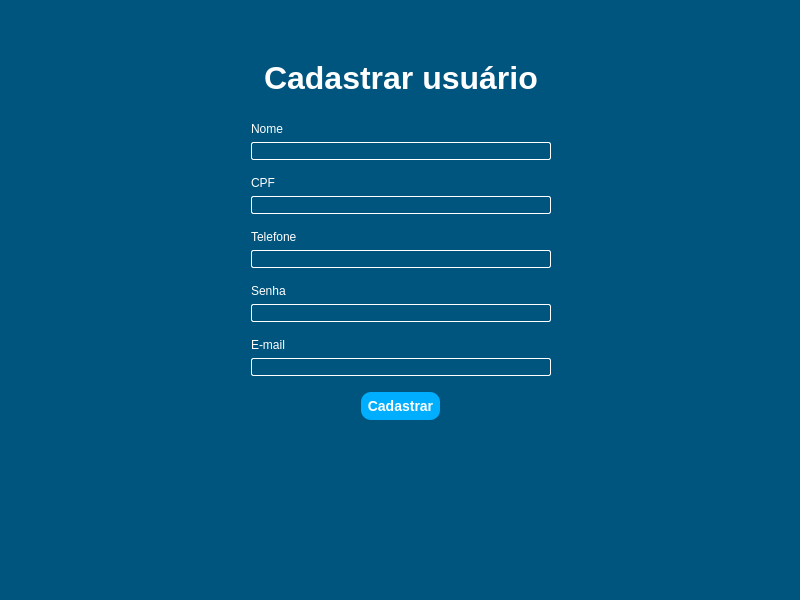
<?xml version="1.0" encoding="UTF-8"?>
<ui version="4.0">
 <class>CadastroUser</class>
 <widget class="QMainWindow" name="CadastroUser">
  <property name="geometry">
   <rect>
    <x>0</x>
    <y>0</y>
    <width>800</width>
    <height>600</height>
   </rect>
  </property>
  <property name="sizePolicy">
   <sizepolicy hsizetype="Preferred" vsizetype="Fixed">
    <horstretch>0</horstretch>
    <verstretch>0</verstretch>
   </sizepolicy>
  </property>
  <property name="palette">
   <palette>
    <active>
     <colorrole role="Text">
      <brush brushstyle="SolidPattern">
       <color alpha="255">
        <red>255</red>
        <green>255</green>
        <blue>255</blue>
       </color>
      </brush>
     </colorrole>
     <colorrole role="Base">
      <brush brushstyle="SolidPattern">
       <color alpha="255">
        <red>255</red>
        <green>255</green>
        <blue>255</blue>
       </color>
      </brush>
     </colorrole>
     <colorrole role="Window">
      <brush brushstyle="SolidPattern">
       <color alpha="255">
        <red>0</red>
        <green>85</green>
        <blue>127</blue>
       </color>
      </brush>
     </colorrole>
    </active>
    <inactive>
     <colorrole role="Text">
      <brush brushstyle="SolidPattern">
       <color alpha="255">
        <red>255</red>
        <green>255</green>
        <blue>255</blue>
       </color>
      </brush>
     </colorrole>
     <colorrole role="Base">
      <brush brushstyle="SolidPattern">
       <color alpha="255">
        <red>255</red>
        <green>255</green>
        <blue>255</blue>
       </color>
      </brush>
     </colorrole>
     <colorrole role="Window">
      <brush brushstyle="SolidPattern">
       <color alpha="255">
        <red>0</red>
        <green>85</green>
        <blue>127</blue>
       </color>
      </brush>
     </colorrole>
    </inactive>
    <disabled>
     <colorrole role="Text">
      <brush brushstyle="SolidPattern">
       <color alpha="255">
        <red>120</red>
        <green>120</green>
        <blue>120</blue>
       </color>
      </brush>
     </colorrole>
     <colorrole role="Base">
      <brush brushstyle="SolidPattern">
       <color alpha="255">
        <red>0</red>
        <green>85</green>
        <blue>127</blue>
       </color>
      </brush>
     </colorrole>
     <colorrole role="Window">
      <brush brushstyle="SolidPattern">
       <color alpha="255">
        <red>0</red>
        <green>85</green>
        <blue>127</blue>
       </color>
      </brush>
     </colorrole>
    </disabled>
   </palette>
  </property>
  <property name="windowTitle">
   <string>MainWindow</string>
  </property>
  <widget class="QWidget" name="centralwidget">
   <property name="palette">
    <palette>
     <active>
      <colorrole role="WindowText">
       <brush brushstyle="SolidPattern">
        <color alpha="255">
         <red>255</red>
         <green>255</green>
         <blue>255</blue>
        </color>
       </brush>
      </colorrole>
      <colorrole role="Text">
       <brush brushstyle="SolidPattern">
        <color alpha="255">
         <red>0</red>
         <green>0</green>
         <blue>0</blue>
        </color>
       </brush>
      </colorrole>
     </active>
     <inactive>
      <colorrole role="WindowText">
       <brush brushstyle="SolidPattern">
        <color alpha="255">
         <red>255</red>
         <green>255</green>
         <blue>255</blue>
        </color>
       </brush>
      </colorrole>
      <colorrole role="Text">
       <brush brushstyle="SolidPattern">
        <color alpha="255">
         <red>0</red>
         <green>0</green>
         <blue>0</blue>
        </color>
       </brush>
      </colorrole>
     </inactive>
     <disabled>
      <colorrole role="WindowText">
       <brush brushstyle="SolidPattern">
        <color alpha="255">
         <red>120</red>
         <green>120</green>
         <blue>120</blue>
        </color>
       </brush>
      </colorrole>
      <colorrole role="Text">
       <brush brushstyle="SolidPattern">
        <color alpha="255">
         <red>120</red>
         <green>120</green>
         <blue>120</blue>
        </color>
       </brush>
      </colorrole>
     </disabled>
    </palette>
   </property>
   <widget class="QWidget" name="horizontalLayoutWidget">
    <property name="geometry">
     <rect>
      <x>0</x>
      <y>0</y>
      <width>801</width>
      <height>639</height>
     </rect>
    </property>
    <layout class="QHBoxLayout" name="horizontalLayout">
     <item>
      <spacer name="horizontalSpacer">
       <property name="orientation">
        <enum>Qt::Horizontal</enum>
       </property>
       <property name="sizeHint" stdset="0">
        <size>
         <width>40</width>
         <height>20</height>
        </size>
       </property>
      </spacer>
     </item>
     <item>
      <layout class="QVBoxLayout" name="verticalLayout">
       <property name="sizeConstraint">
        <enum>QLayout::SetFixedSize</enum>
       </property>
       <item>
        <spacer name="verticalSpacer_8">
         <property name="orientation">
          <enum>Qt::Vertical</enum>
         </property>
         <property name="sizeType">
          <enum>QSizePolicy::Fixed</enum>
         </property>
         <property name="sizeHint" stdset="0">
          <size>
           <width>20</width>
           <height>60</height>
          </size>
         </property>
        </spacer>
       </item>
       <item alignment="Qt::AlignHCenter|Qt::AlignVCenter">
        <widget class="QLabel" name="label">
         <property name="palette">
          <palette>
           <active>
            <colorrole role="Text">
             <brush brushstyle="SolidPattern">
              <color alpha="255">
               <red>0</red>
               <green>0</green>
               <blue>0</blue>
              </color>
             </brush>
            </colorrole>
           </active>
           <inactive>
            <colorrole role="Text">
             <brush brushstyle="SolidPattern">
              <color alpha="255">
               <red>0</red>
               <green>0</green>
               <blue>0</blue>
              </color>
             </brush>
            </colorrole>
           </inactive>
           <disabled>
            <colorrole role="Text">
             <brush brushstyle="SolidPattern">
              <color alpha="255">
               <red>120</red>
               <green>120</green>
               <blue>120</blue>
              </color>
             </brush>
            </colorrole>
           </disabled>
          </palette>
         </property>
         <property name="font">
          <font>
           <pointsize>24</pointsize>
           <weight>75</weight>
           <bold>true</bold>
          </font>
         </property>
         <property name="text">
          <string>Cadastrar usuário</string>
         </property>
        </widget>
       </item>
       <item>
        <spacer name="verticalSpacer_2">
         <property name="orientation">
          <enum>Qt::Vertical</enum>
         </property>
         <property name="sizeType">
          <enum>QSizePolicy::Fixed</enum>
         </property>
         <property name="sizeHint" stdset="0">
          <size>
           <width>20</width>
           <height>20</height>
          </size>
         </property>
        </spacer>
       </item>
       <item alignment="Qt::AlignLeft">
        <widget class="QLabel" name="label_2">
         <property name="text">
          <string>Nome</string>
         </property>
        </widget>
       </item>
       <item alignment="Qt::AlignHCenter">
        <widget class="QLineEdit" name="nNome">
         <property name="sizePolicy">
          <sizepolicy hsizetype="Fixed" vsizetype="Fixed">
           <horstretch>0</horstretch>
           <verstretch>0</verstretch>
          </sizepolicy>
         </property>
         <property name="minimumSize">
          <size>
           <width>300</width>
           <height>0</height>
          </size>
         </property>
         <property name="styleSheet">
          <string notr="true">background-color: rgb(0, 85, 127);
color: white;
border: 1px solid;
border-radius: 2px;
border-color: white</string>
         </property>
        </widget>
       </item>
       <item>
        <spacer name="verticalSpacer_6">
         <property name="orientation">
          <enum>Qt::Vertical</enum>
         </property>
         <property name="sizeType">
          <enum>QSizePolicy::Fixed</enum>
         </property>
         <property name="sizeHint" stdset="0">
          <size>
           <width>20</width>
           <height>10</height>
          </size>
         </property>
        </spacer>
       </item>
       <item alignment="Qt::AlignLeft">
        <widget class="QLabel" name="label_3">
         <property name="text">
          <string>CPF</string>
         </property>
        </widget>
       </item>
       <item alignment="Qt::AlignHCenter">
        <widget class="QLineEdit" name="nCpf">
         <property name="sizePolicy">
          <sizepolicy hsizetype="Fixed" vsizetype="Fixed">
           <horstretch>0</horstretch>
           <verstretch>0</verstretch>
          </sizepolicy>
         </property>
         <property name="minimumSize">
          <size>
           <width>300</width>
           <height>0</height>
          </size>
         </property>
         <property name="styleSheet">
          <string notr="true">background-color: rgb(0, 85, 127);
color: white;
border: 1px solid;
border-radius: 2px;
border-color: white</string>
         </property>
        </widget>
       </item>
       <item>
        <spacer name="verticalSpacer_5">
         <property name="orientation">
          <enum>Qt::Vertical</enum>
         </property>
         <property name="sizeType">
          <enum>QSizePolicy::Fixed</enum>
         </property>
         <property name="sizeHint" stdset="0">
          <size>
           <width>20</width>
           <height>10</height>
          </size>
         </property>
        </spacer>
       </item>
       <item alignment="Qt::AlignLeft">
        <widget class="QLabel" name="label_4">
         <property name="text">
          <string>Telefone</string>
         </property>
        </widget>
       </item>
       <item alignment="Qt::AlignHCenter">
        <widget class="QLineEdit" name="nTel">
         <property name="minimumSize">
          <size>
           <width>300</width>
           <height>0</height>
          </size>
         </property>
         <property name="styleSheet">
          <string notr="true">background-color: rgb(0, 85, 127);
color: white;
border: 1px solid;
border-radius: 2px;
border-color: white</string>
         </property>
        </widget>
       </item>
       <item>
        <spacer name="verticalSpacer_4">
         <property name="orientation">
          <enum>Qt::Vertical</enum>
         </property>
         <property name="sizeType">
          <enum>QSizePolicy::Fixed</enum>
         </property>
         <property name="sizeHint" stdset="0">
          <size>
           <width>20</width>
           <height>10</height>
          </size>
         </property>
        </spacer>
       </item>
       <item alignment="Qt::AlignLeft">
        <widget class="QLabel" name="label_5">
         <property name="text">
          <string>Senha</string>
         </property>
        </widget>
       </item>
       <item alignment="Qt::AlignHCenter">
        <widget class="QLineEdit" name="nSen">
         <property name="minimumSize">
          <size>
           <width>300</width>
           <height>0</height>
          </size>
         </property>
         <property name="styleSheet">
          <string notr="true">background-color: rgb(0, 85, 127);
color: white;
border: 1px solid;
border-radius: 2px;
border-color: white</string>
         </property>
        </widget>
       </item>
       <item>
        <spacer name="verticalSpacer_3">
         <property name="orientation">
          <enum>Qt::Vertical</enum>
         </property>
         <property name="sizeType">
          <enum>QSizePolicy::Fixed</enum>
         </property>
         <property name="sizeHint" stdset="0">
          <size>
           <width>20</width>
           <height>10</height>
          </size>
         </property>
        </spacer>
       </item>
       <item alignment="Qt::AlignLeft">
        <widget class="QLabel" name="label_6">
         <property name="text">
          <string>E-mail</string>
         </property>
        </widget>
       </item>
       <item alignment="Qt::AlignHCenter">
        <widget class="QLineEdit" name="nEmail">
         <property name="minimumSize">
          <size>
           <width>300</width>
           <height>0</height>
          </size>
         </property>
         <property name="styleSheet">
          <string notr="true">background-color: rgb(0, 85, 127);
color: white;
border: 1px solid;
border-radius: 2px;
border-color: white</string>
         </property>
        </widget>
       </item>
       <item>
        <spacer name="verticalSpacer_7">
         <property name="orientation">
          <enum>Qt::Vertical</enum>
         </property>
         <property name="sizeType">
          <enum>QSizePolicy::Fixed</enum>
         </property>
         <property name="sizeHint" stdset="0">
          <size>
           <width>20</width>
           <height>10</height>
          </size>
         </property>
        </spacer>
       </item>
       <item alignment="Qt::AlignHCenter">
        <widget class="QPushButton" name="butaoU">
         <property name="styleSheet">
          <string notr="true">background-color: #00aeff;
border-radius: 10px;
font: bold 14px;
padding: 6px;
color: white;</string>
         </property>
         <property name="text">
          <string>Cadastrar</string>
         </property>
        </widget>
       </item>
       <item>
        <spacer name="verticalSpacer">
         <property name="orientation">
          <enum>Qt::Vertical</enum>
         </property>
         <property name="sizeType">
          <enum>QSizePolicy::Expanding</enum>
         </property>
         <property name="sizeHint" stdset="0">
          <size>
           <width>20</width>
           <height>150</height>
          </size>
         </property>
        </spacer>
       </item>
      </layout>
     </item>
     <item>
      <spacer name="horizontalSpacer_2">
       <property name="orientation">
        <enum>Qt::Horizontal</enum>
       </property>
       <property name="sizeHint" stdset="0">
        <size>
         <width>40</width>
         <height>20</height>
        </size>
       </property>
      </spacer>
     </item>
    </layout>
   </widget>
  </widget>
 </widget>
 <resources/>
 <connections/>
</ui>
